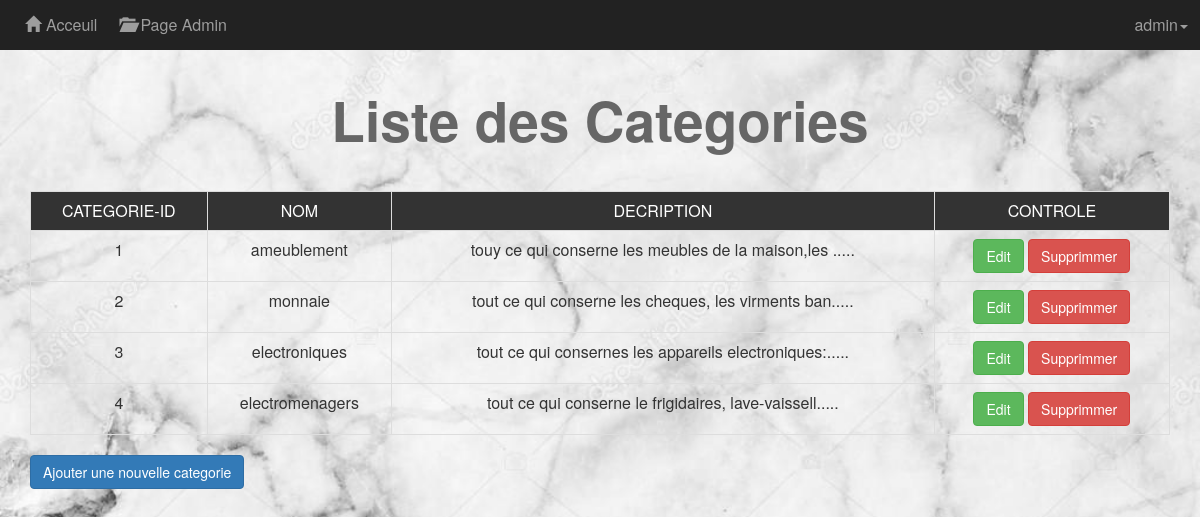
Page /vues/LesCategories.php (signed in) on the committed database.
### tables this page shows
CREATE TABLE `categorie` (
  `ID` int(11) NOT NULL,
  `NOM` varchar(255) NOT NULL,
  `DESCRIPTION` varchar(255) NOT NULL
);

### modeles/config/CategoryDAO.class.php (called while the page is built, shortened)
<?php
class CategorieDAO
{
	public function findAllCat()
	{
		try
		{
			$conn = Database::getInstance();
            $res = $conn->prepare("SELECT * FROM categorie");
            $res->execute();
            $rows = $res->fetchAll();
			return $rows;
		} catch (PDOException $e) {
		    print "Error!: " . $e->getMessage() . "<br/>";
		    return $rows;
		}
	}
}

### modeles/config/Format.php (called while the page is built, shortened)
<?php
class Format{
    public function textShorten($text, $limit = 400)
    {
        $text = substr($text, 0, $limit);
        $text = $text.".....";
        return $text;
    }
}
?>

### vues/LesCategories.php (the view, shortened to what this page needs)
<?php
  require_once('../modeles/config/CategoryDAO.class.php');
  require_once('../modeles/config/Format.php');
  include('header.php');
?>
<?php
  include('navBar.php');
?>
<h1 class="text-center">Liste des Categories</h1>
<div class="container">
   <div class="table-responsive">
      <table class=" membres-table text-center table table-bordered">
          <tr>
              <td>CATEGORIE-ID</td>
              <td>NOM</td>
              <td>DECRIPTION</td>
              <td>CONTROLE</td>
          </tr>
<?php
          $format = new Format();
          $catdao = new CategorieDAO();
          $tab_Cat = $catdao->findAllCat();
           foreach($tab_Cat as $ligne)
             {
                echo "<tr>";
                   echo "<td>".$ligne['ID']."</td>";
                   echo "<td>".$ligne['NOM']."</td>";
                   echo "<td>".$format->textShorten($ligne['DESCRIPTION'], 50)."</td>";
                   echo "<td>
                            <a href='EditCatpage.php?catid=".$ligne['ID']."' class='btn btn-success'>Edit</a>
                            <a href='../controleurs/Controle_DeleteCategory.php?catid=".$ligne['ID']."' class='btn btn-danger confirm'>Supprimmer</a>
                         </td>";
                echo "<tr>";
             }
?>
      </table>
   </div>
   <a href="create-category.php" class="btn btn-primary">Ajouter une nouvelle categorie</a>
</div>
<?php include('footer.php') ?>

### styles-CSS/NavBarCSS.css (style rules this page uses)
body { font-size: 16px; }

### styles-CSS/Page-damin.CSS.css (style rules this page uses)
h1 { font-size:55px; margin:40px 0; font-weight: bold; color:#666; }

### styles-CSS/PageMembres.CSS.css (style rules this page uses)
.membres-table tr:first-child td { background-color: #333; color:#fff; }

### vues/LesCategories.php (style rules this page uses)
body { background:url(../images/marbre.jpg) no-repeat center center fixed; -webkit-background-size:cover; -moz-background-size:cover; -o-background-size:cover; background-size:cover; }

### rows in the picture
categorie: ID "1", NOM "ameublement", DESCRIPTION "touy ce qui conserne les meubles de la maison,les ....."
categorie: ID "2", NOM "monnaie", DESCRIPTION "tout ce qui conserne les cheques, les virments ban....."
categorie: ID "3", NOM "electroniques", DESCRIPTION "tout ce qui consernes les appareils electroniques:....."
categorie: ID "4", NOM "electromenagers", DESCRIPTION "tout ce qui conserne le frigidaires, lave-vaissell....."

### other values in the picture
$_SESSION['userName'] "admin"
